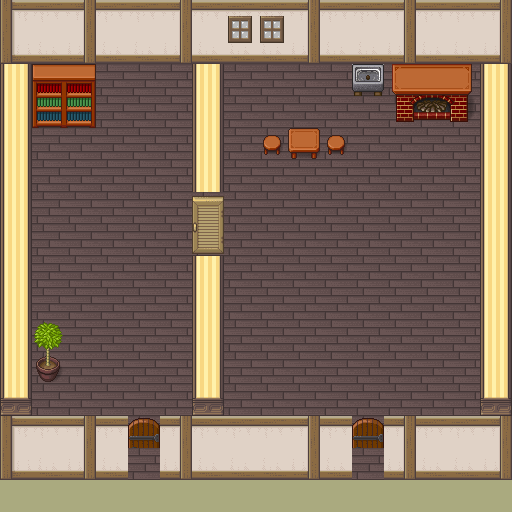

This is a level from a 2D game, rendered from its Tiled map with the project's own tilesets. A one-line summary and the map file follow, with tile-layer data summarised:
An orthogonal 16x16 tile map with 32x32 px tiles, 5 tile layers (ground, walls_blocking, windows, furniture_blocking, ...) and 4 objects.

<map version="1.4" tiledversion="1.4.3" orientation="orthogonal" renderorder="left-up" width="16" height="16" tilewidth="32" tileheight="32" infinite="0" backgroundcolor="#aaaa7f" nextlayerid="10" nextobjectid="6">
 <tileset firstgid="1" source="../tilesets/[Base]BaseChip_pipo.tsx" />
 <layer id="1" name="ground" width="16" height="16">
  <data>[256 cells, 240 non-empty, 1 distinct tile ids]</data>
 </layer>
 <layer id="2" name="walls_blocking" width="16" height="16">
  <data>[256 cells, 91 non-empty, 8 distinct tile ids]</data>
 </layer>
 <layer id="3" name="windows" width="16" height="16">
  <data>[256 cells, 4 non-empty, 2 distinct tile ids]</data>
 </layer>
 <layer id="4" name="furniture_blocking" width="16" height="16">
  <data>[256 cells, 14 non-empty, 14 distinct tile ids]</data>
 </layer>
 <layer id="5" name="funiture_nonblocking" width="16" height="16">
  <data>[256 cells, 6 non-empty, 4 distinct tile ids]</data>
 </layer>
 <objectgroup id="7" name="doors">
  <object id="1" gid="400" x="128" y="480" width="32" height="32">
   <properties>
    <property name="map_name" value="main_map" />
    <property name="start_x" type="int" value="33" />
    <property name="start_y" type="int" value="16" />
   </properties>
  </object>
  <object id="3" gid="400" x="352" y="480" width="32" height="32">
   <properties>
    <property name="map_name" value="main_map" />
    <property name="start_x" type="int" value="41" />
    <property name="start_y" type="int" value="16" />
   </properties>
  </object>
 </objectgroup>
 <objectgroup id="9" name="emptied" visible="0">
  <object id="5" gid="877" x="314" y="98" width="32" height="32" />
 </objectgroup>
 <objectgroup id="8" name="searchable">
  <object id="4" gid="878" x="314" y="98" width="32" height="32">
   <properties>
    <property name="item" value="Apple" />
   </properties>
  </object>
 </objectgroup>
</map>
